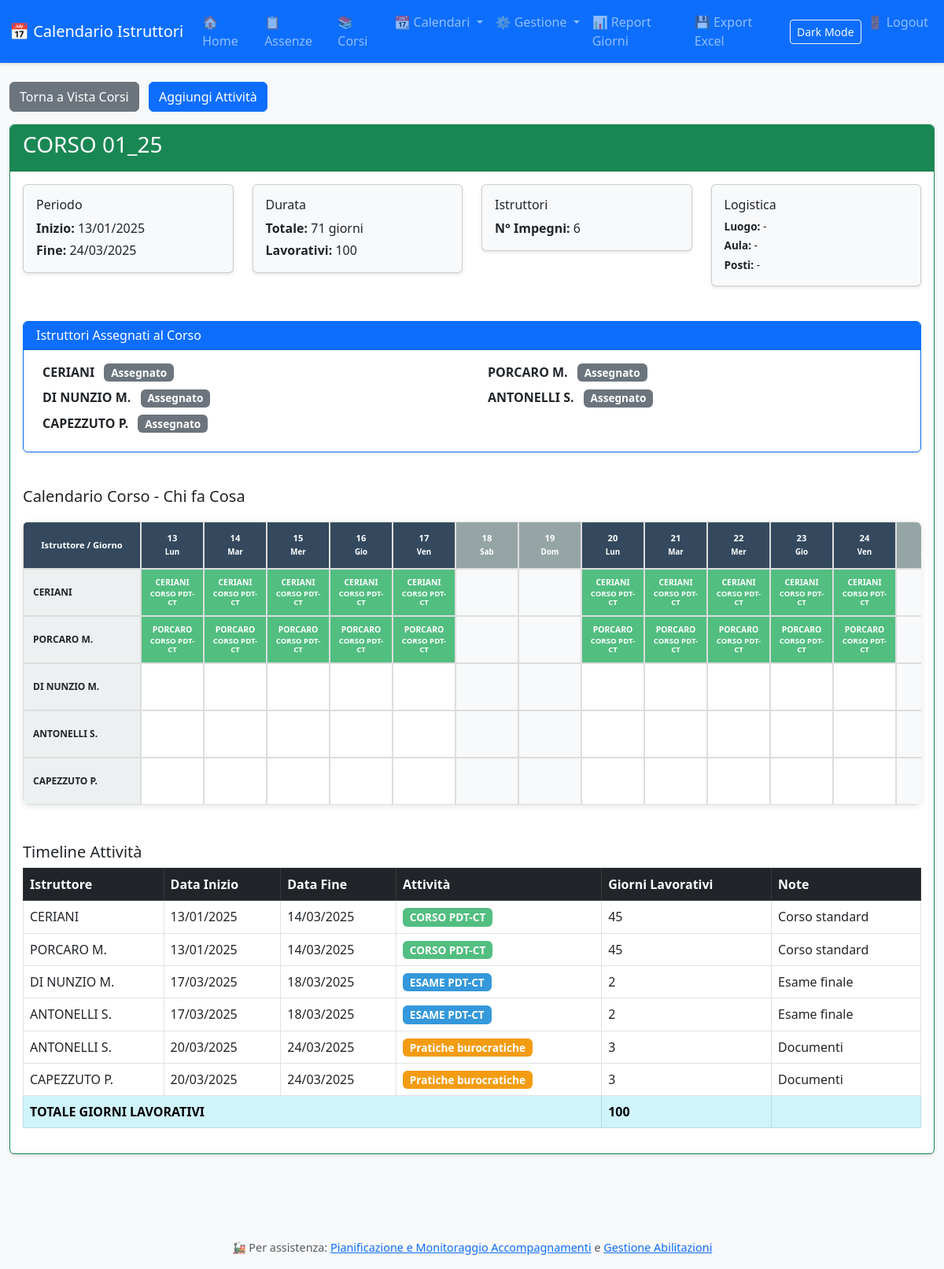
The page /corso/01_25 on the database its author committed.
### tables this page shows
CREATE TABLE impegni (
            id INTEGER PRIMARY KEY AUTOINCREMENT,
            id_corso TEXT,
            istruttore_id INTEGER NOT NULL,
            attivita_id INTEGER NOT NULL,
            data_inizio DATE NOT NULL,
            giorni_lavorativi INTEGER NOT NULL,
            data_fine DATE,
            note TEXT,
            creato_il TIMESTAMP DEFAULT CURRENT_TIMESTAMP,
            modificato_il TIMESTAMP DEFAULT CURRENT_TIMESTAMP, giorno_extra_1 TEXT, giorno_extra_2 TEXT, giorno_extra_3 TEXT, luogo TEXT, aula TEXT, posti TEXT, istruttore_riferimento INTEGER,
            FOREIGN KEY (istruttore_id) REFERENCES istruttori(id),
            FOREIGN KEY (attivita_id) REFERENCES tipi_attivita(id)
        );

CREATE TABLE istruttori (
            id INTEGER PRIMARY KEY AUTOINCREMENT,
            nome TEXT NOT NULL UNIQUE,
            email TEXT,
            attivo INTEGER DEFAULT 1
        , area TEXT DEFAULT NULL);

CREATE TABLE tipi_attivita (
            id INTEGER PRIMARY KEY AUTOINCREMENT,
            nome TEXT NOT NULL UNIQUE,
            colore TEXT NOT NULL,
            categoria TEXT
        );

### app.py (the view)
@app.route('/corso/<path:id_corso>')
def corso(id_corso):
    conn = get_db()
    impegni_corso_raw = conn.execute('''
        SELECT i.*, ist.nome as istruttore_nome, ta.nome as attivita_nome, ta.colore
        FROM impegni i
        JOIN istruttori ist ON i.istruttore_id = ist.id
        JOIN tipi_attivita ta ON i.attivita_id = ta.id
        WHERE i.id_corso = ?
        ORDER BY i.data_inizio
    ''', (id_corso,)).fetchall()
    impegni_corso = [dict(row) for row in impegni_corso_raw]
    if not impegni_corso:
        conn.close()
        return "Corso non trovato", 404
    istruttore_riferimento_id = impegni_corso[0].get('istruttore_riferimento') if impegni_corso else None
    luogo_corso = impegni_corso[0].get('luogo') if impegni_corso else None
    aula_corso = impegni_corso[0].get('aula') if impegni_corso else None
    posti_corso = impegni_corso[0].get('posti') if impegni_corso else None
    istruttori_unici = []
    istruttori_visti = set()
    for imp in impegni_corso:
        if imp['istruttore_id'] not in istruttori_visti:
            istruttori_unici.append({
                'id': imp['istruttore_id'],
                'nome': imp['istruttore_nome'],
                'is_riferimento': (imp['istruttore_id'] == istruttore_riferimento_id)
            })
            istruttori_visti.add(imp['istruttore_id'])
    data_inizio_corso = min(imp['data_inizio'] for imp in impegni_corso)
    data_fine_corso = max(imp['data_fine'] for imp in impegni_corso)
    istruttori_ids = list(istruttori_visti)
    if istruttori_ids:
        placeholders = ','.join('?' * len(istruttori_ids))
        assenze_raw = conn.execute(f'''
            SELECT i.*, ist.nome as istruttore_nome, ta.nome as attivita_nome, ta.colore
            FROM impegni i
            JOIN istruttori ist ON i.istruttore_id = ist.id
            JOIN tipi_attivita ta ON i.attivita_id = ta.id
            WHERE i.istruttore_id IN ({placeholders})
                AND i.id_corso IS NULL
                AND (i.data_inizio <= ? AND i.data_fine >= ?)
            ORDER BY i.data_inizio
        ''', (*istruttori_ids, data_fine_corso, data_inizio_corso)).fetchall()
        assenze = [dict(row) for row in assenze_raw]
        impegni_corso.extend(assenze)
    from datetime import datetime, timedelta
    inizio = datetime.strptime(data_inizio_corso, '%Y-%m-%d')
    fine = datetime.strptime(data_fine_corso, '%Y-%m-%d')
    num_giorni = (fine - inizio).days + 1
    giorni = []
    for i in range(num_giorni):
        giorno = inizio + timedelta(days=i)
        giorni.append({
            'data': giorno.strftime('%Y-%m-%d'),
            'giorno': giorno.day,
            'mese': MESI_ITALIANI[giorno.month],
            'giorno_settimana': ['Lun', 'Mar', 'Mer', 'Gio', 'Ven', 'Sab', 'Dom'][giorno.weekday()],
            'indice': i + 1
        })
    sostituzioni_corso_raw = conn.execute('''
        SELECT s.*,
               io.nome as istruttore_originale,
               isost.nome as istruttore_sostituto,
               i.attivita_id, ta.colore, ta.nome as attivita_nome
        FROM sostituzioni s
        JOIN istruttori io ON s.istruttore_originale_id = io.id
        JOIN istruttori isost ON s.istruttore_sostituto_id = isost.id
        JOIN impegni i ON s.impegno_id = i.id
        JOIN tipi_attivita ta ON i.attivita_id = ta.id
        WHERE i.id_corso = ?
    ''', (id_corso,)).fetchall()
    sostituzioni_corso = [dict(row) for row in sostituzioni_corso_raw]
    conn.close()
    return render_template('corso.html',
                         id_corso=id_corso,
                         impegni=impegni_corso,
                         istruttori_unici=istruttori_unici,
                         istruttore_riferimento_id=istruttore_riferimento_id,
                         luogo=luogo_corso,
                         aula=aula_corso,
                         posti=posti_corso,
                         giorni=giorni,
                         num_giorni=num_giorni,
                         data_inizio=data_inizio_corso,
                         data_fine=data_fine_corso,
                         sostituzioni=sostituzioni_corso)

### app.py (called while the page is built)
@app.template_filter('itdate')
def itdate(value):
    try:
        if not value:
            return ''
        s = str(value)
        parts = s.split('T')[0].split('-')
        if len(parts) == 3:
            yyyy, mm, dd = parts
            return f"{dd.zfill(2)}/{mm.zfill(2)}/{yyyy}"
        d = datetime.strptime(s, '%Y-%m-%d')
        return f"{d.day:02d}/{d.month:02d}/{d.year}"
    except Exception:
        try:
            d = datetime.fromisoformat(str(value).split('T')[0])
            return f"{d.day:02d}/{d.month:02d}/{d.year}"
        except Exception:
            return str(value)

### database.py (called while the page is built)
def get_db():
    db_path = os.environ.get('DB_PATH', 'calendario.db')
    conn = sqlite3.connect(db_path)
    conn.row_factory = sqlite3.Row  # Per accedere alle colonne per nome
    return conn

### templates/corso.html (shortened to what this page needs)
{% extends "base.html" %}
{% block content %}
<div class="row">
    <div class="col-12">
        <a href="/vista_corsi" class="btn btn-secondary mb-3">
             Torna a Vista Corsi
        </a>
        <button class="btn btn-primary mb-3 ms-2" data-bs-toggle="modal" data-bs-target="#modalNuovoImpegno">
             Aggiungi Attività
        </button>
    </div>
</div>
<div class="row">
    <div class="col-12">
        <div class="card border-success">
            <div class="card-header bg-success text-white">
                <h3> CORSO {{ id_corso }}</h3>
            </div>
            <div class="card-body">
                <div class="row mb-4">
                    <div class="col-md-3">
                        <div class="card bg-light">
                            <div class="card-body">
                                <h6> Periodo</h6>
                                <p class="mb-1"><strong>Inizio:</strong> {{ data_inizio|itdate }}</p>
                                <p class="mb-0"><strong>Fine:</strong> {{ data_fine|itdate }}</p>
                            </div>
                        </div>
                    </div>
                    <div class="col-md-3">
                        <div class="card bg-light">
                            <div class="card-body">
                                <h6> Durata</h6>
                                <p class="mb-1"><strong>Totale:</strong> {{ num_giorni }} giorni</p>
                                <p class="mb-0"><strong>Lavorativi:</strong> {{ impegni|sum(attribute='giorni_lavorativi') }}</p>
                            </div>
                        </div>
                    </div>
                    <div class="col-md-3">
                        <div class="card bg-light">
                            <div class="card-body">
                                <h6> Istruttori</h6>
                                <p class="mb-0"><strong>N° Impegni:</strong> {{ impegni|length }}</p>
                            </div>
                        </div>
                    </div>
                    <div class="col-md-3">
                        <div class="card bg-light">
                            <div class="card-body">
                                <h6> Logistica</h6>
                                <p class="mb-1" style="font-size: 0.85rem;"><strong>Luogo:</strong> {{ luogo or '-' }}</p>
                                <p class="mb-1" style="font-size: 0.85rem;"><strong>Aula:</strong> {{ aula or '-' }}</p>
                                <p class="mb-0" style="font-size: 0.85rem;"><strong>Posti:</strong> {{ posti or '-' }}</p>
                            </div>
                        </div>
                    </div>
                </div>
                <div class="row mb-4">
                    <div class="col-12">
                        <div class="card border-primary">
                            <div class="card-header bg-primary text-white">
                                <h6 class="mb-0"> Istruttori Assegnati al Corso</h6>
                            </div>
                            <div class="card-body">
                                <div class="row">
                                    {% for ist in istruttori_unici %}
                                    <div class="col-md-6 mb-2">
                                        <div class="d-flex align-items-center">
                                            <div>
                                                <strong>{{ ist.nome }}</strong>
                                                {% if ist.is_riferimento %}
                                                <span class="badge bg-success ms-2">
                                                    <i class="fas fa-star"></i> Riferimento
                                                </span>
                                                {% else %}
                                                <span class="badge bg-secondary ms-2">Assegnato</span>
                                                {% endif %}
                                            </div>
                                        </div>
                                    </div>
                                    {% endfor %}
                                </div>
                            </div>
                        </div>
                    </div>
                </div>
                <h5> Calendario Corso - Chi fa Cosa</h5>
                <div class="calendario-corso">
                    <table>
                        <thead>
                            <tr>
                                <th>Istruttore / Giorno</th>
                                {% for giorno in giorni %}
                                <th class="{% if giorno.giorno_settimana in ['Sab', 'Dom'] %}weekend-header{% endif %}">
                                    {{ giorno.giorno }}<br>
                                    <small>{{ giorno.giorno_settimana }}</small>
                                </th>
                                {% endfor %}
                            </tr>
                        </thead>
                        <tbody>
                            {% for ist in istruttori_unici %}
                            <tr>
                                <th class="istruttore-nome">{{ ist.nome }}</th>
                                {% for giorno in giorni %}
                                <td id="cella-{{ ist.id }}-{{ giorno.indice }}"
                                    class="cella-vuota {% if giorno.giorno_settimana in ['Sab', 'Dom'] %}giorno-weekend{% endif %}">
                                </td>
                                {% endfor %}
                            </tr>
                            {% endfor %}
                        </tbody>
                    </table>
                </div>
                <div class="mt-5">
                    <h5> Timeline Attività</h5>
                    <div class="table-responsive">
                        <table class="table table-bordered table-hover">
                            <thead class="table-dark">
                                <tr>
                                    <th>Istruttore</th>
                                    <th>Data Inizio</th>
                                    <th>Data Fine</th>
                                    <th>Attività</th>
                                    <th>Giorni Lavorativi</th>
                                    <th>Note</th>
                                </tr>
                            </thead>
                            <tbody>
                                {% for imp in impegni %}
                                <tr>
                                    <td>{{ imp.istruttore_nome }}</td>
                                    <td>{{ imp.data_inizio|itdate }}</td>
                                    <td>{{ imp.data_fine|itdate }}</td>
                                    <td>
                                        <span class="badge" style="background-color: #{{ imp.colore }};">
                                            {{ imp.attivita_nome }}
                                        </span>
                                    </td>
                                    <td>{{ imp.giorni_lavorativi }}</td>
                                    <td>{{ imp.note or '-' }}</td>
                                </tr>
                                {% endfor %}
                            </tbody>
                            <tfoot>
                                <tr class="table-info">
                                    <td colspan="4"><strong>TOTALE GIORNI LAVORATIVI</strong></td>
                                    <td><strong>{{ impegni|sum(attribute='giorni_lavorativi') }}</strong></td>
                                    <td></td>
                                </tr>
                            </tfoot>
                        </table>
                    </div>
                </div>
            </div>
        </div>
    </div>
</div>
{% endblock %}

### static/css/style.css (style rules this page uses)
body { font-family: 'Segoe UI', Tahoma, Geneva, Verdana, sans-serif; background-color: #f8f9fa; }
.card { box-shadow: 0 2px 4px rgba(0,0,0,0.1); margin-bottom: 20px; }
.table-responsive { max-height: 600px; overflow-y: auto; }
.badge { font-size: 0.85rem; }
.btn { transition: all 0.3s ease; }
.card { transition: all 0.3s ease; }

### templates/corso.html (style rules this page uses)
.calendario-corso { overflow-x: auto; -webkit-overflow-scrolling: touch; margin-top: 20px; border-radius: 8px; box-shadow: 0 2px 8px rgba(0,0,0,0.1); }
.calendario-corso table { border-collapse: separate; border-spacing: 0; font-size: 0.75rem; }
.calendario-corso th, .calendario-corso td { border: 1px solid #ddd; padding: 8px; text-align: center; min-width: 80px; height: 60px; vertical-align: middle; }
.calendario-corso thead th { background-color: #34495E; color: white; position: sticky; top: 0; z-index: 10; font-size: 0.7rem; }
.calendario-corso tbody th { background-color: #ECF0F1; position: sticky; left: 0; z-index: 5; font-weight: bold; text-align: left; padding-left: 12px; min-width: 150px; }
.cella-corso { cursor: pointer; transition: all 0.2s; color: white; font-weight: bold; font-size: 0.65rem; line-height: 1.2; }
.cella-vuota { background-color: white; }
.giorno-weekend { background-color: #f8f9fa; }
.weekend-header { background-color: #95a5a6 !important; color: white !important; }
.istruttore-nome { white-space: nowrap; overflow: hidden; text-overflow: ellipsis; }

### rows shown on the page
impegni: data_inizio "13/01/2025", nome "CERIANI", istruttore_nome "CERIANI", data_inizio|itdate "13/01/2025", data_fine|itdate "14/03/2025", attivita_nome "CORSO PDT-CT", giorni_lavorativi "45", note "Corso standard"
impegni: data_fine "24/03/2025", istruttore_nome "ANTONELLI S.", data_inizio|itdate "20/03/2025", data_fine|itdate "24/03/2025", attivita_nome "Pratiche burocratiche", giorni_lavorativi "3", note "Documenti"
impegni: nome "PORCARO M.", istruttore_nome "PORCARO M.", data_inizio|itdate "13/01/2025", data_fine|itdate "14/03/2025", attivita_nome "CORSO PDT-CT", giorni_lavorativi "45", note "Corso standard"
impegni: nome "DI NUNZIO M.", istruttore_nome "DI NUNZIO M.", data_inizio|itdate "17/03/2025", data_fine|itdate "18/03/2025", attivita_nome "ESAME PDT-CT", giorni_lavorativi "2", note "Esame finale"
impegni: nome "ANTONELLI S.", istruttore_nome "ANTONELLI S.", data_inizio|itdate "17/03/2025", data_fine|itdate "18/03/2025", attivita_nome "ESAME PDT-CT", giorni_lavorativi "2", note "Esame finale"
impegni: nome "CAPEZZUTO P.", istruttore_nome "CAPEZZUTO P.", data_inizio|itdate "20/03/2025", data_fine|itdate "24/03/2025", attivita_nome "Pratiche burocratiche", giorni_lavorativi "3", note "Documenti"

### other values the page prints
{{ session.get('username', 'Logout') }} "Logout"
{{ id_corso }} "01_25"
{{ num_giorni }} "71"
{{ impegni|sum(attribute='giorni_lavorativi') }} "100"
{{ impegni|length }} "6"
{{ luogo or '-' }} "-"
{{ aula or '-' }} "-"
{{ posti or '-' }} "-"
{{ giorno.giorno }} "13" "14" "15" "16" "17" "18" "19" "20" "21" "22" "23" "24"
{{ giorno.giorno_settimana }} "Lun" "Mar" "Mer" "Gio" "Ven" "Sab" "Dom" "Lun" "Mar" "Mer" "Gio" "Ven"
